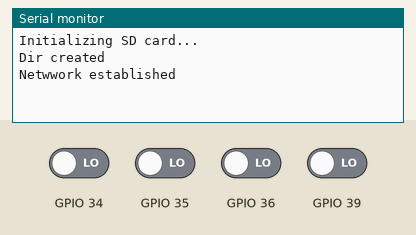
The sketch below on a simulated ESP32. Parts: the last lines printed to the serial monitor. The inputs (shaded band) are chosen by the test bench; at power-on: GPIO 34–36, GPIO 39 LOW. WiFi joins after 1.5 s; servers stay silent unless stated; uploads are accepted with an empty reply; the local clock reads 2024-03-15 10:24:30 at power-on unless the sketch sets it; storage starts empty.

Above: at 0.8 s.
0.9 s: GPIO 34 driven HIGH
At 2.1 s:
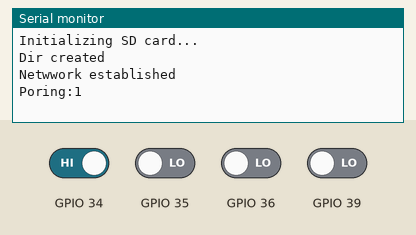
2.4 s: GPIO 35 driven HIGH
At 3.4 s:
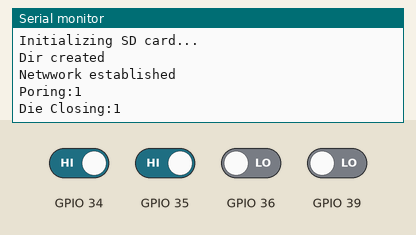
3.9 s: GPIO 36 driven HIGH
At 4.5 s:
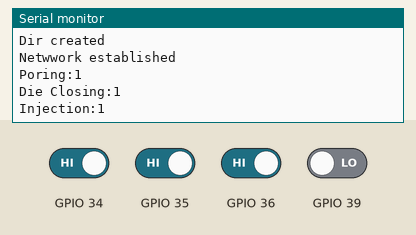
5.4 s: GPIO 39 driven HIGH
At 6.1 s:
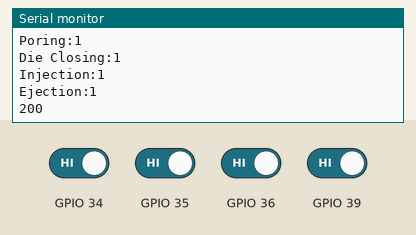
7.1 s: GPIO 34 driven LOW
At 8.1 s:
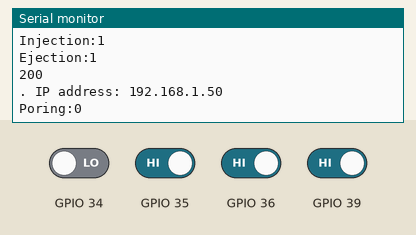
8.6 s: GPIO 35 driven LOW
At 9.3 s:
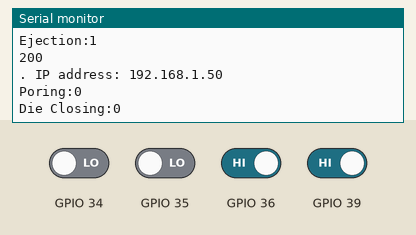

The sketch:

OVERALL_EQUIPMENT_EFFICIENCY_MONITORING_SYSTEM.docx.ino
```cpp
#include <WiFi.h>
#include <HTTPClient.h>

#include "FS.h"
#include "SD.h"
#include <SPI.h>

#define SD_CS 5
String dataMessage;

#include <RTClib.h> // for the RTC

const char* ssid = "R&D LABS";
const char* password =  "";
String dieclo = "";
String injectproces = "";
String ejectproces = "";
String por = "";

String dataString = "";
String dataString1 = "";
String dataString2 = "";
String dataString3 = "";
//variable setting
bool p_state = false;
bool c_state = false;
bool i_state = false;
bool e_state = false;
bool p_statef = false;
bool c_statef = false;
bool i_statef = false;
bool e_statef = false;
bool p = false;
bool c = false;
bool i = false;
bool e = false;
bool last_p = false;
bool last_c = false;
bool last_i = false;
bool last_e = false;
bool intavail = false;
File myFile;

RTC_DS3231 rtc;
//reset declaration
void(* resetFunc) (void) = 0;
void m_state_update(String a, bool b,String c, bool d,String e, bool f, String g, bool h);


void setup() {

  pinMode(34, INPUT);
  pinMode(35, INPUT);
  pinMode(36, INPUT);
  pinMode(39, INPUT);

  Serial.begin(115200);
  digitalWrite(19, 1);
  digitalWrite(27, 1);

   SD.begin(SD_CS);

 //*************SD Card***************
  if(!SD.begin(SD_CS)) {
    Serial.println("Card Mount Failed");
    return;
  }
  uint8_t cardType = SD.cardType();
  if(cardType == CARD_NONE) {
    Serial.println("No SD card attached");
    return;
  }
  Serial.println("Initializing SD card...");
  if (!SD.begin(SD_CS)) {
    Serial.println("ERROR - SD card initialization failed!");
    return;    // init failed
  }
  if(SD.mkdir("/Log")){
      Serial.println("Dir created");
  }
  else {
      Serial.println("mkdir failed");
  }
  //*********************************************

  if (! rtc.begin()) {
    Serial.println("Couldn't find RTC");
    while (1);
  }
  Serial.println("Netwwork established");
  WiFi.begin(ssid, password);
  while (WiFi.status() != WL_CONNECTED) {
    machine_status();
   // DateTime now = rtc.now();
    //******************Storage*****************p_state,c_state,i_state,e_state,dataString
//    dateString = String(now.day());
//    montheString = String(now.month());
//    yeareString = String(now.year());
//    File file = SD.open(dateString+"_"+montheString+"_"+yeareString+".txt");
//    if(!file) {
//    Serial.println("File doens't exist");
//    Serial.println("Creating file...");
//    //writeFile(SD, dateString+"_"+montheString+"_"+yeareString+".txt", "ESP32 and SD Card \r\n");
//     //writeFile(SD, file+".txt", "ESP32 and SD Card \r\n");
//
//    }
//    else {
//    Serial.println("File already exists");
//    }
//    file.close();

    //******************************************
    delay(500);
    Serial.print(". ");
    digitalWrite(19, 0);
    delay(500);
    intavail = true;

   }
     Serial.print("IP address: ");
     Serial.println(WiFi.localIP());
     digitalWrite(19, 1);
     delay(500);
  }

void loop() {
  machine_status();
  delay(200);
}

void machine_status() {

  DateTime now = rtc.now();

  while(p_statef!=true){
  p = digitalRead(34);
  c = digitalRead(35);
  i = digitalRead(36);
  e = digitalRead(39);

  if (p != last_p) {
     p_statef =true;
     e_statef =false;
    if (p == HIGH) {
      p_state = true;
    } else {
      p_state = false;
    }
    dataString = String(now.unixtime());

    Serial.print("Poring:");
    Serial.println(p_state);
    delay(10);

   }
   last_p = p;


  }

  while(c_statef!=true){
  p = digitalRead(34);
  c = digitalRead(35);
  i = digitalRead(36);
  e = digitalRead(39);
  //*************************

  if (c != last_c) {
    c_statef =true;
    if (c == HIGH) {
      c_state = true;
    } else {
      c_state = false;
    }
    dataString1 = String(now.unixtime());

    Serial.print("Die Closing:");
    Serial.println(c_state);
    delay(10);
  }
  last_c = c;
  }

  while(i_statef!=true){
  p = digitalRead(34);
  c = digitalRead(35);
  i = digitalRead(36);
  e = digitalRead(39);
  //************************

  if (i != last_i) {
    i_statef =true;
    if (i == HIGH) {
      i_state = true;
    } else {
      i_state = false;
    }
    dataString2 = String(now.unixtime());

    Serial.print("Injection:");
    Serial.println(i_state);
    delay(10);
  }
  last_i = i;

  }

  while(e_statef!=true){
  p = digitalRead(34);
  c = digitalRead(35);
  i = digitalRead(36);
  e = digitalRead(39);
  //****************************

  if (e != last_e) {
    e_statef =true;
     p_statef =false;
      i_statef =false;
       c_statef =false;
    if (e == HIGH) {
      e_state = true;
    } else {
      e_state = false;
    }
    dataString3 = String(now.unixtime());

    Serial.print("Ejection:");
    Serial.println(e_state);
    delay(10);
  }
  last_e = e;
 }
// m_state_update(dataString,p_state);
// delay(40);
// m_state_update(dataString1,c_state);
//  delay(40);
// m_state_update(dataString2,i_state);
//  delay(40);
// m_state_update(dataString3,e_state);
//  delay(40);

m_state_update(dataString,p_state,dataString1,c_state,dataString2,i_state,dataString3,e_state);
delay(100);

}

// Write the sensor readings on the SD card
void logSDCard() {
  dataMessage =  "Variable Resistor = " + String() + "\n";
  Serial.print("Save data: ");
  Serial.println(dataMessage);
  appendFile(SD, "/data.txt", dataMessage.c_str());
}
// Write to the SD card (DON'T MODIFY THIS FUNCTION)
void writeFile(fs::FS &fs, const char * path, const char * message) {
  Serial.printf("Writing file: %s\n", path);
  File file = fs.open(path, FILE_WRITE);
  if(!file) {
    Serial.println("Failed to open file for writing");
    return;
  }
  if(file.print(message)) {
    Serial.println("File written");
  } else {
    Serial.println("Write failed");
  }
  file.close();
}
// Append data to the SD card (DON'T MODIFY THIS FUNCTION)
void appendFile(fs::FS &fs, const char * path, const char * message) {
  Serial.printf("Appending to file: %s\n", path);
  File file = fs.open(path, FILE_APPEND);
  if(!file) {
    Serial.println("Failed to open file for appending");
    return;
  }
  if(file.print(message)) {
    Serial.println("Message appended");
  } else {
    Serial.println("Append failed");
  }
  file.close();
}

void m_state_update(String a, bool b,String c, bool d,String e, bool f, String g, bool h) {
  if ((WiFi.status() == WL_CONNECTED)) { //Check the current connection status
    HTTPClient http;
    http.begin("http://121.200.55.62/projects/epdc/ucal/api/log.php?mid=101&machine=" + String(a)+String(b)+ String(c)+String(d)+ String(e)+String(f)+ String(g)+String(h)); //Specify the URL
    int httpCode = http.GET();                                        //Make the request

    if (httpCode > 0) { //Check for the returning code
      String payload = http.getString();
      Serial.println(httpCode);
      Serial.println(payload);
    }

    else {
      Serial.println("Error on HTTP request");
    }
    http.end(); //Free the resources
  }
  delay(50);
}

void ack(int a) {

}
```

Measured:
- after the input at 0.9 s, the serial monitor: prints a new line at once (image 1)
- after the input at 2.4 s, the serial monitor: prints a new line at once (image 2)
- after the input at 3.9 s, the serial monitor: prints a new line at once (image 3)
- after the input at 5.4 s, the serial monitor: prints a new line at once (image 4)
- after the input at 7.1 s, the serial monitor: prints a new line after 0.16 s (image 5)
- after the input at 8.6 s, the serial monitor: prints a new line at once (image 6)
